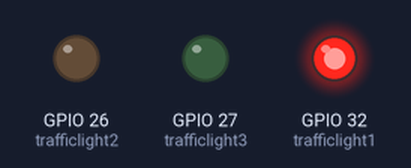
This program was run on a simulated ESP32. Parts: output pins drawn as LEDs (lit = HIGH). What the program prints to the serial monitor is not drawn.

Above: at 1.5 s.
At 3.5 s:
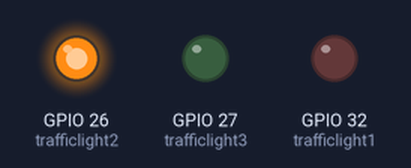
At 5.5 s:
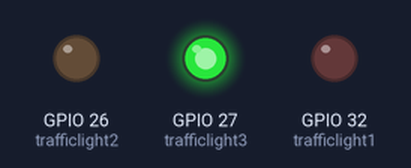
Timing chart, 0 to 9.1 s (numbered marks = the images above):
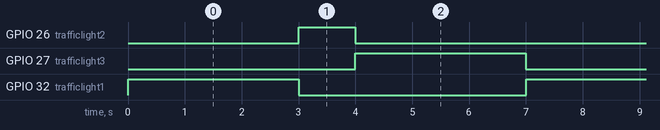

Measured:
- by itself, GPIO 26 (trafficlight2): alternates HIGH for 1.0 s and LOW for 6.0 s
- by itself, GPIO 27 (trafficlight3), GPIO 32 (trafficlight1): alternates HIGH for 3.0 s and LOW for 4.0 s
- by itself, everything shown: repeats every 7.0 s, in 4 steps

The program:

main.cpp
```cpp
#include <Arduino.h>

int trafficlight1 = 32;
int trafficlight2 = 26;
int trafficlight3 = 27;


void setup() {
  // put your setup code here, to run once:
  Serial.begin(115200);
  Serial.println("Hello, ESP32!");

pinMode(trafficlight1, OUTPUT);
pinMode(trafficlight2, OUTPUT);
pinMode(trafficlight3, OUTPUT);

}

void loop() {
  // put your main code here, to run repeatedly:

digitalWrite(trafficlight1, HIGH);
delay(3000);
digitalWrite(trafficlight1,LOW);
digitalWrite(trafficlight2, HIGH);
delay(1000);
digitalWrite(trafficlight2,LOW);
digitalWrite(trafficlight3, HIGH);
delay(3000);
digitalWrite(trafficlight3,LOW);


  delay(10); // this speeds up the simulation
}
```
